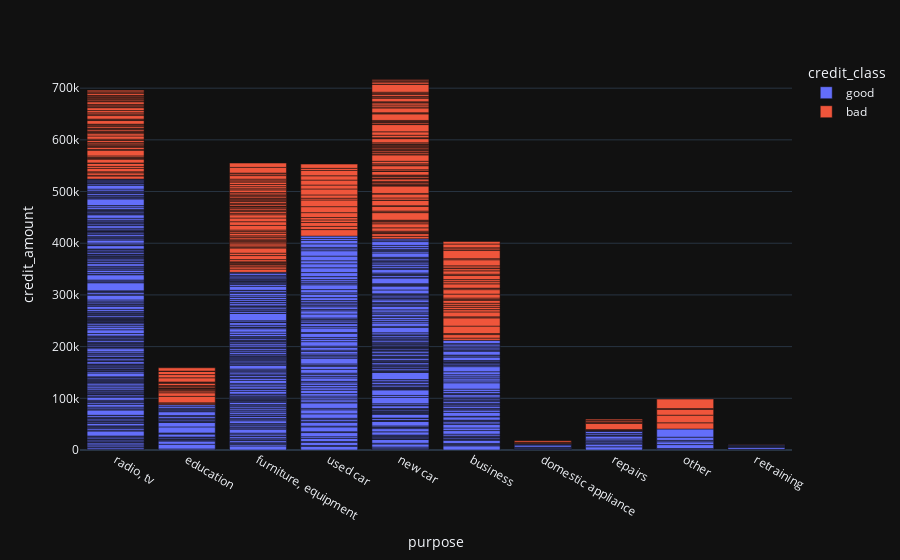

Notebook code for this chart:
### Code cell
px.bar(df_new, x='purpose', y='credit_amount', color='credit_class')

### Figure 1 — Plotly figure (JSON) as saved in the notebook; plotly's stock layout.template omitted (floating-point values rounded to 4 significant figures; data arrays with more than 128 entries replaced by an {"elided": "..."} marker saying what was removed)
{"data": [{"alignmentgroup": "True", "hovertemplate": "credit_class=good<br>purpose=%{x}<br>credit_amount=%{y}<extra></extra>", "legendgroup": "good", "marker": {"color": "#636efa", "pattern": {"shape": ""}}, "name": "good", "offsetgroup": "good", "orientation": "v", "showlegend": true, "textposition": "auto", "x": {"elided": "700 str values"}, "xaxis": "x", "y": {"elided": "700 int values"}, "yaxis": "y", "type": "bar"}, {"alignmentgroup": "True", "hovertemplate": "credit_class=bad<br>purpose=%{x}<br>credit_amount=%{y}<extra></extra>", "legendgroup": "bad", "marker": {"color": "#EF553B", "pattern": {"shape": ""}}, "name": "bad", "offsetgroup": "bad", "orientation": "v", "showlegend": true, "textposition": "auto", "x": {"elided": "300 str values"}, "xaxis": "x", "y": {"elided": "300 int values"}, "yaxis": "y", "type": "bar"}], "layout": {"xaxis": {"anchor": "y", "domain": [0.0, 1.0], "title": {"text": "purpose"}}, "yaxis": {"anchor": "x", "domain": [0.0, 1.0], "title": {"text": "credit_amount"}}, "legend": {"title": {"text": "credit_class"}, "tracegroupgap": 0}, "margin": {"t": 60}, "barmode": "relative"}}
